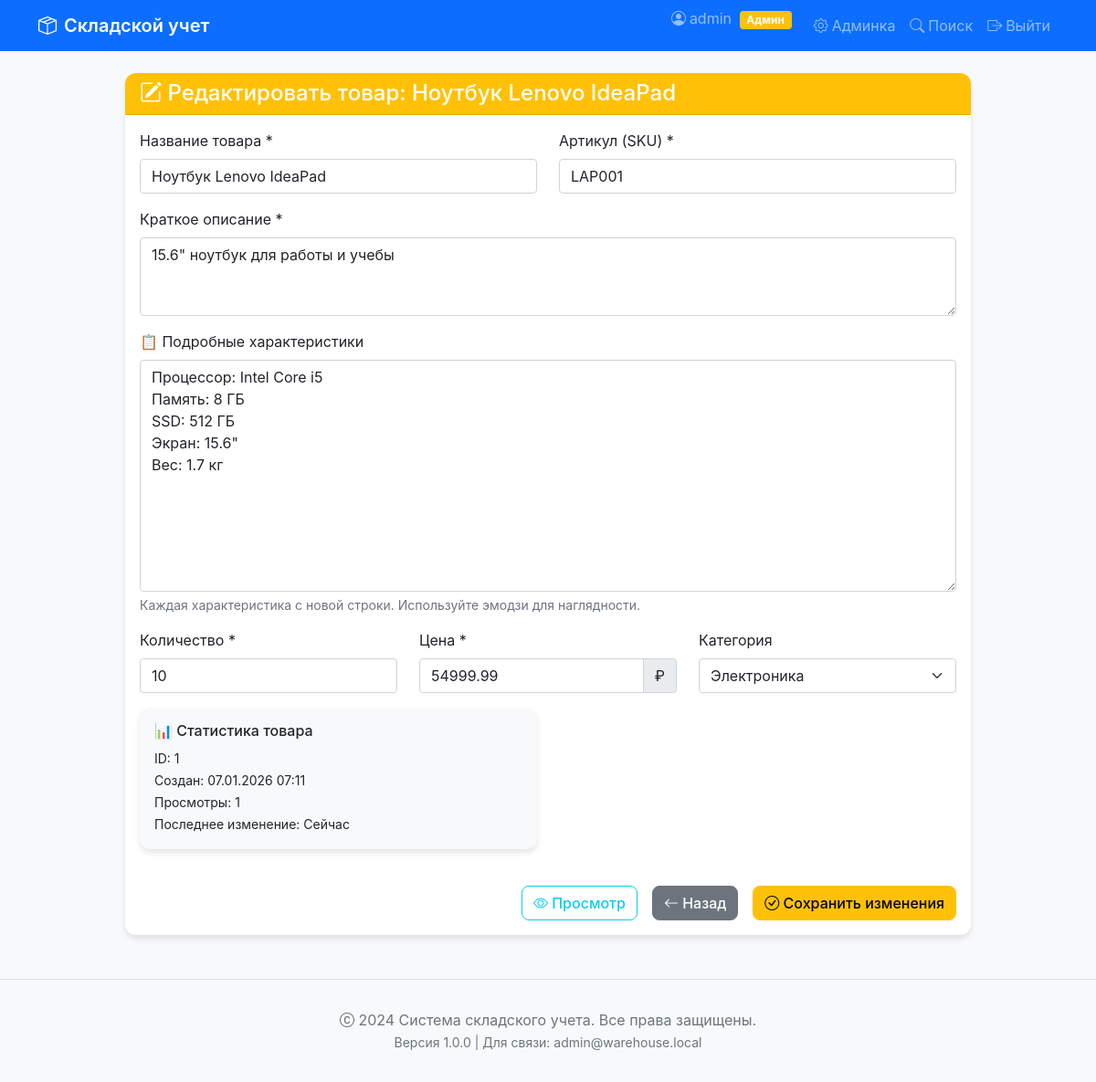
/admin/product/edit/1 (signed in), run on the app's committed database.
### app.py (models this page shows)
class User(db.Model):
    __tablename__ = 'users'
    id = db.Column(db.Integer, primary_key=True)
    username = db.Column(db.String(80), unique=True, nullable=False)
    email = db.Column(db.String(120), unique=True, nullable=False)
    password_hash = db.Column(db.String(200), nullable=False)
    is_admin = db.Column(db.Boolean, default=False)
    created_at = db.Column(db.DateTime, default=datetime.utcnow)

class Product(db.Model):
    __tablename__ = 'products'
    id = db.Column(db.Integer, primary_key=True)
    name = db.Column(db.String(200), nullable=False)
    description = db.Column(db.Text)
    detailed_specs = db.Column(db.Text, default='')
    sku = db.Column(db.String(50), unique=True)
    quantity = db.Column(db.Integer, default=0)
    price = db.Column(db.Float)
    category_id = db.Column(db.Integer, db.ForeignKey('categories.id'))
    created_at = db.Column(db.DateTime, default=datetime.utcnow)
    views_count = db.Column(db.Integer, default=0)

class Category(db.Model):
    __tablename__ = 'categories'
    id = db.Column(db.Integer, primary_key=True)
    name = db.Column(db.String(100), unique=True, nullable=False)
    description = db.Column(db.Text)
    products = db.relationship('Product', backref='category', lazy=True)

### app.py (the view, shortened to what this page needs)
@app.route('/admin/product/edit/<int:id>', methods=['GET', 'POST'])
@admin_required
def edit_product(id):
    product = db.session.get(Product, id)
    if not product:
        flash('Товар не найден', 'danger')
        return redirect(url_for('admin'))
    categories = Category.query.all()
    return render_template('edit_product.html', product=product, categories=categories)

### app.py (called while the page is built)
def admin_required(f):
    @wraps(f)
    def decorated_function(*args, **kwargs):
        if 'user_id' not in session:
            flash('Для доступа необходимо войти в систему', 'warning')
            return redirect(url_for('login'))
        user = db.session.get(User, session['user_id'])
        if not user or not user.is_admin:
            flash('Требуются права администратора', 'danger')
            return redirect(url_for('index'))
        return f(*args, **kwargs)
    return decorated_function

@app.context_processor
def inject_user():
    return {
        'current_user': {
            'id': session.get('user_id'),
            'username': session.get('username'),
            'is_admin': session.get('is_admin', False),
            'is_authenticated': 'user_id' in session
        }
    }

### templates/edit_product.html (shortened to what this page needs)
{% extends "base.html" %}
{% block content %}
<div class="row justify-content-center">
    <div class="col-md-10">
        <div class="card">
            <div class="card-header bg-warning text-white">
                <h4 class="mb-0"><i class="bi bi-pencil-square"></i> Редактировать товар: {{ product.name }}</h4>
            </div>
            <div class="card-body">
                <form method="POST" action="{{ url_for('edit_product', id=product.id) }}">
                    <div class="row">
                        <div class="col-md-6 mb-3">
                            <label for="name" class="form-label">Название товара *</label>
                            <input type="text" class="form-control" id="name" name="name"
                                   value="{{ product.name }}" required>
                        </div>
                        <div class="col-md-6 mb-3">
                            <label for="sku" class="form-label">Артикул (SKU) *</label>
                            <input type="text" class="form-control" id="sku" name="sku"
                                   value="{{ product.sku }}" required>
                        </div>
                    </div>
                    <div class="mb-3">
                        <label for="description" class="form-label">Краткое описание *</label>
                        <textarea class="form-control" id="description" name="description"
                                  rows="3" required>{{ product.description }}</textarea>
                    </div>
                    <div class="mb-3">
                        <label for="detailed_specs" class="form-label">📋 Подробные характеристики</label>
                        <textarea class="form-control" id="detailed_specs" name="detailed_specs"
                                  rows="10">{{ product.detailed_specs }}</textarea>
                        <div class="form-text">
                            Каждая характеристика с новой строки. Используйте эмодзи для наглядности.
                        </div>
                    </div>
                    <div class="row">
                        <div class="col-md-4 mb-3">
                            <label for="quantity" class="form-label">Количество *</label>
                            <input type="number" class="form-control" id="quantity" name="quantity"
                                   value="{{ product.quantity }}" min="0" required>
                        </div>
                        <div class="col-md-4 mb-3">
                            <label for="price" class="form-label">Цена *</label>
                            <div class="input-group">
                                <input type="number" class="form-control" id="price" name="price"
                                       value="{{ product.price }}" min="0" step="0.01" required>
                                <span class="input-group-text">₽</span>
                            </div>
                        </div>
                        <div class="col-md-4 mb-3">
                            <label for="category_id" class="form-label">Категория</label>
                            <select class="form-select" id="category_id" name="category_id">
                                {% for category in categories %}
                                <option value="{{ category.id }}"
                                    {% if product.category_id == category.id %}selected{% endif %}>
                                    {{ category.name }}
                                </option>
                                {% endfor %}
                            </select>
                        </div>
                    </div>
                    <div class="row">
                        <div class="col-md-6">
                            <div class="card bg-light mb-3">
                                <div class="card-body">
                                    <h6>📊 Статистика товара</h6>
                                    <ul class="list-unstyled mb-0">
                                        <li><small>ID: {{ product.id }}</small></li>
                                        <li><small>Создан: {{ product.created_at.strftime('%d.%m.%Y %H:%M') }}</small></li>
                                        <li><small>Просмотры: {{ product.views_count }}</small></li>
                                        <li><small>Последнее изменение: Сейчас</small></li>
                                    </ul>
                                </div>
                            </div>
                        </div>
                    </div>
                    <div class="d-grid gap-2 d-md-flex justify-content-md-end mt-4">
                        <a href="{{ url_for('product_detail', product_id=product.id) }}"
                           class="btn btn-outline-info me-md-2">
                            <i class="bi bi-eye"></i> Просмотр
                        </a>
                        <a href="{{ url_for('admin') }}" class="btn btn-secondary me-md-2">
                            <i class="bi bi-arrow-left"></i> Назад
                        </a>
                        <button type="submit" class="btn btn-warning">
                            <i class="bi bi-check-circle"></i> Сохранить изменения
                        </button>
                    </div>
                </form>
            </div>
        </div>
    </div>
</div>
{% endblock %}

### templates/base.html (shortened to what this page needs)
<!DOCTYPE html>
<html lang="ru">
<head>
    <link href="https://cdn.jsdelivr.net/npm/bootstrap@5.1.3/dist/css/bootstrap.min.css" rel="stylesheet">
    <link rel="stylesheet" href="https://cdn.jsdelivr.net/npm/bootstrap-icons@1.10.0/font/bootstrap-icons.css">
</head>
<body>
    <nav class="navbar navbar-expand-lg navbar-dark bg-primary sticky-top">
        <div class="container">
            <a class="navbar-brand" href="{{ url_for('index') }}">
                <i class="bi bi-box-seam me-2"></i>Складской учет
            </a>
            <div class="collapse navbar-collapse" id="navbarNav">
                <ul class="navbar-nav ms-auto">
                    {% if session.user_id %}
                        <li class="nav-item">
                            <span class="navbar-text me-3">
                                <i class="bi bi-person-circle me-1"></i>{{ session.username }}
                                {% if session.is_admin %}
                                    <span class="badge bg-warning ms-1">Админ</span>
                                {% endif %}
                            </span>
                        </li>
                        {% if session.is_admin %}
                        <li class="nav-item">
                            <a class="nav-link" href="{{ url_for('admin') }}">
                                <i class="bi bi-gear me-1"></i>Админка
                            </a>
                        </li>
                        {% endif %}
                        <li class="nav-item">
                            <a class="nav-link" href="{{ url_for('search') }}">
                                <i class="bi bi-search me-1"></i>Поиск
                            </a>
                        </li>
                        <li class="nav-item">
                            <a class="nav-link" href="{{ url_for('logout') }}">
                                <i class="bi bi-box-arrow-right me-1"></i>Выйти
                            </a>
                        </li>
                    {% endif %}
                </ul>
            </div>
        </div>
    </nav>
    <div class="container mt-4">
        {% block content %}{% endblock %}
    </div>
    <footer class="footer mt-5">
        <div class="container text-center">
            <p class="text-muted mb-0">
                <i class="bi bi-c-circle"></i> 2024 Система складского учета. Все права защищены.
            </p>
            <small class="text-muted">
                Версия 1.0.0 | Для связи: admin@warehouse.local
            </small>
        </div>
    </footer>
</body>
</html>

### templates/base.html (style rules this page uses)
body { background-color: #f8f9fa; font-family: -apple-system, BlinkMacSystemFont, 'Segoe UI', Roboto, Oxygen, Ubuntu, sans-serif; }
.navbar-brand { font-weight: 600; }
.navbar-text { color: rgba(255, 255, 255, 0.9); }
.card { border: none; border-radius: 12px; box-shadow: 0 4px 6px rgba(0, 0, 0, 0.1); }
.card-header { border-radius: 12px 12px 0 0 !important; }
.btn { border-radius: 8px; font-weight: 500; }
.footer { margin-top: 4rem; padding: 2rem 0; background-color: #f8f9fa; border-top: 1px solid #dee2e6; }

### data on the page
User: username "admin"
Product: name "Ноутбук Lenovo IdeaPad", sku "LAP001", description "15.6\" ноутбук для работы и учебы", detailed_specs "Процессор: Intel Core i5 Память: 8 ГБ SSD: 512 ГБ Экран: 15.6\" Вес: 1.7 кг", quantity "10", price "54999.99", category_id "Электроника", id "1", created_at "07.01.2026 07:11", views_count "1"
